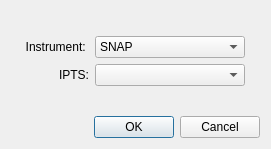
<?xml version="1.0" encoding="UTF-8"?>
<ui version="4.0">
 <class>Dialog</class>
 <widget class="QDialog" name="Dialog">
  <property name="windowModality">
   <enum>Qt::ApplicationModal</enum>
  </property>
  <property name="geometry">
   <rect>
    <x>0</x>
    <y>0</y>
    <width>271</width>
    <height>149</height>
   </rect>
  </property>
  <property name="windowTitle">
   <string>Dialog</string>
  </property>
  <layout class="QVBoxLayout" name="verticalLayout">
   <item>
    <spacer name="verticalSpacer">
     <property name="orientation">
      <enum>Qt::Vertical</enum>
     </property>
     <property name="sizeHint" stdset="0">
      <size>
       <width>20</width>
       <height>1</height>
      </size>
     </property>
    </spacer>
   </item>
   <item>
    <layout class="QGridLayout" name="gridLayout">
     <item row="0" column="3">
      <spacer name="horizontalSpacer_2">
       <property name="orientation">
        <enum>Qt::Horizontal</enum>
       </property>
       <property name="sizeHint" stdset="0">
        <size>
         <width>40</width>
         <height>20</height>
        </size>
       </property>
      </spacer>
     </item>
     <item row="0" column="1">
      <widget class="QLabel" name="label">
       <property name="text">
        <string>Instrument: </string>
       </property>
       <property name="alignment">
        <set>Qt::AlignRight|Qt::AlignTrailing|Qt::AlignVCenter</set>
       </property>
      </widget>
     </item>
     <item row="1" column="2">
      <widget class="QComboBox" name="ipts_comboBox"/>
     </item>
     <item row="1" column="1">
      <widget class="QLabel" name="label_2">
       <property name="text">
        <string>IPTS:</string>
       </property>
       <property name="alignment">
        <set>Qt::AlignRight|Qt::AlignTrailing|Qt::AlignVCenter</set>
       </property>
      </widget>
     </item>
     <item row="0" column="2">
      <widget class="QComboBox" name="instrument_comboBox">
       <property name="minimumSize">
        <size>
         <width>150</width>
         <height>0</height>
        </size>
       </property>
       <item>
        <property name="text">
         <string>SNAP</string>
        </property>
       </item>
       <item>
        <property name="text">
         <string>VENUS</string>
        </property>
       </item>
      </widget>
     </item>
     <item row="0" column="0">
      <spacer name="horizontalSpacer_4">
       <property name="orientation">
        <enum>Qt::Horizontal</enum>
       </property>
       <property name="sizeHint" stdset="0">
        <size>
         <width>40</width>
         <height>20</height>
        </size>
       </property>
      </spacer>
     </item>
    </layout>
   </item>
   <item>
    <spacer name="verticalSpacer_2">
     <property name="orientation">
      <enum>Qt::Vertical</enum>
     </property>
     <property name="sizeHint" stdset="0">
      <size>
       <width>20</width>
       <height>2</height>
      </size>
     </property>
    </spacer>
   </item>
   <item>
    <widget class="QDialogButtonBox" name="buttonBox">
     <property name="orientation">
      <enum>Qt::Horizontal</enum>
     </property>
     <property name="standardButtons">
      <set>QDialogButtonBox::Cancel|QDialogButtonBox::Ok</set>
     </property>
    </widget>
   </item>
  </layout>
 </widget>
 <resources/>
 <connections>
  <connection>
   <sender>buttonBox</sender>
   <signal>accepted()</signal>
   <receiver>Dialog</receiver>
   <slot>accept()</slot>
   <hints>
    <hint type="sourcelabel">
     <x>224</x>
     <y>127</y>
    </hint>
    <hint type="destinationlabel">
     <x>157</x>
     <y>148</y>
    </hint>
   </hints>
  </connection>
  <connection>
   <sender>buttonBox</sender>
   <signal>rejected()</signal>
   <receiver>Dialog</receiver>
   <slot>reject()</slot>
   <hints>
    <hint type="sourcelabel">
     <x>264</x>
     <y>133</y>
    </hint>
    <hint type="destinationlabel">
     <x>270</x>
     <y>148</y>
    </hint>
   </hints>
  </connection>
  <connection>
   <sender>instrument_comboBox</sender>
   <signal>currentTextChanged(QString)</signal>
   <receiver>Dialog</receiver>
   <slot>instrument_changed()</slot>
   <hints>
    <hint type="sourcelabel">
     <x>156</x>
     <y>36</y>
    </hint>
    <hint type="destinationlabel">
     <x>19</x>
     <y>56</y>
    </hint>
   </hints>
  </connection>
 </connections>
 <slots>
  <slot>instrument_changed()</slot>
 </slots>
</ui>
